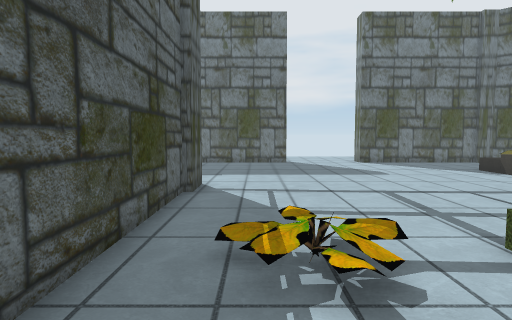
view 1 (above)

23 first-person views from a walk through a 3-D level made in the Unity game engine. The camera is 1.4 m above the floor, tilts 4° down and sees 75° across. The floor is counted in squares, 1 m on a side. Each view is taken from the middle of a square. On the plan, view 1 faces up. The plan holds only what a view shows up to about 15 squares ahead; the rest is blank. The place goes on beyond the plan.

view 2
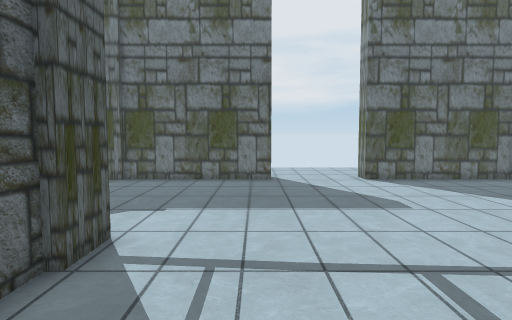

view 3
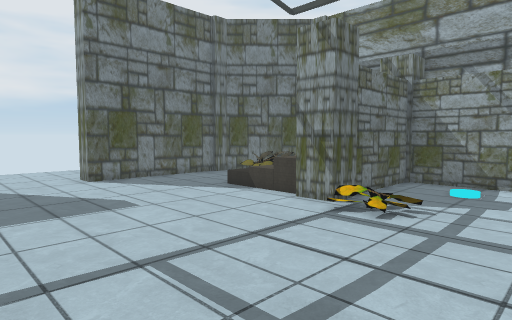

view 4
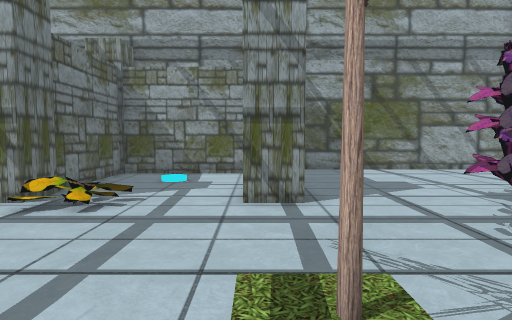

view 5
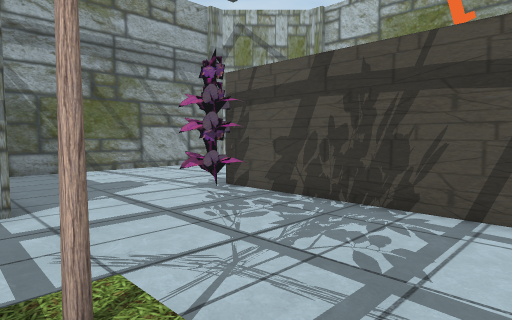

view 6
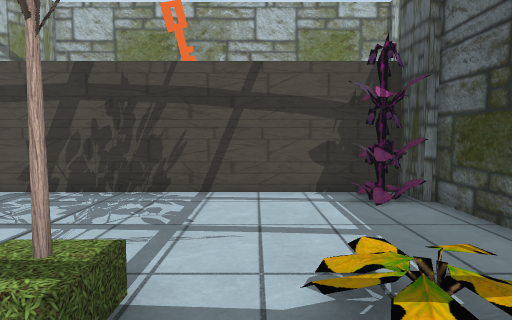

view 7
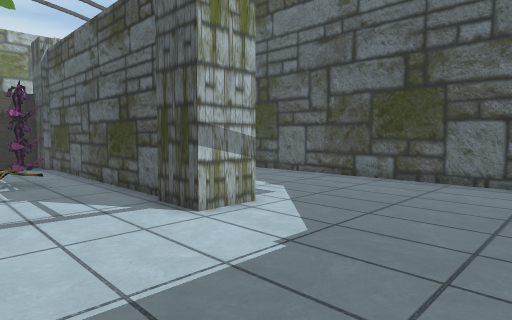

view 8
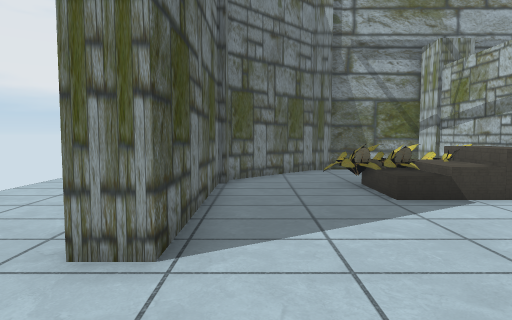

view 9
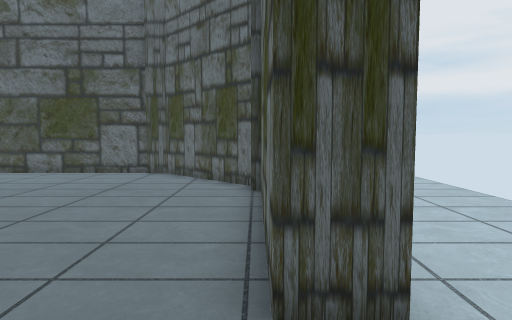

view 10
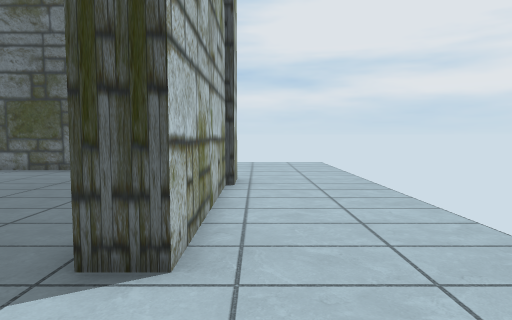

view 11
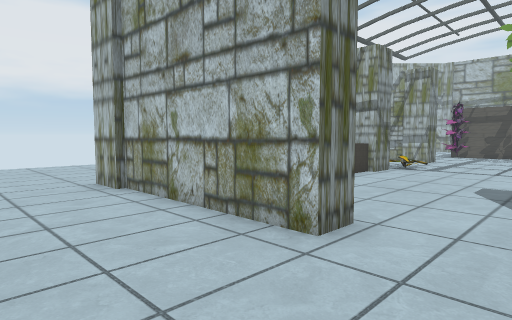

view 12
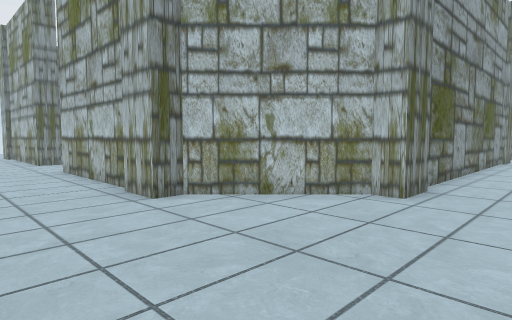

view 13
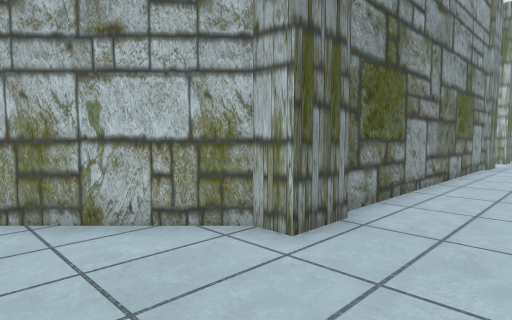

view 14
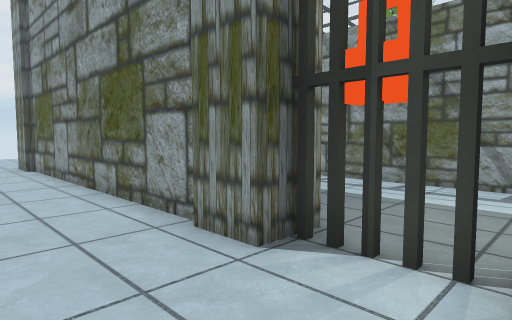

view 15
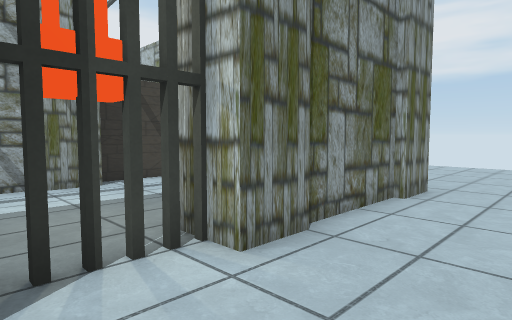

view 16
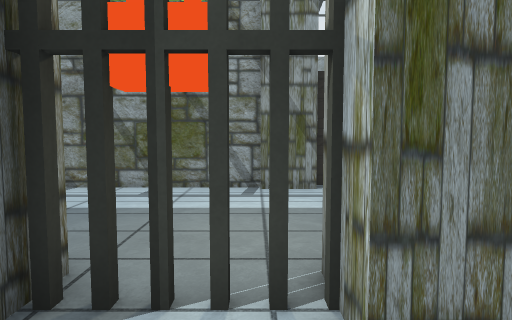

view 17
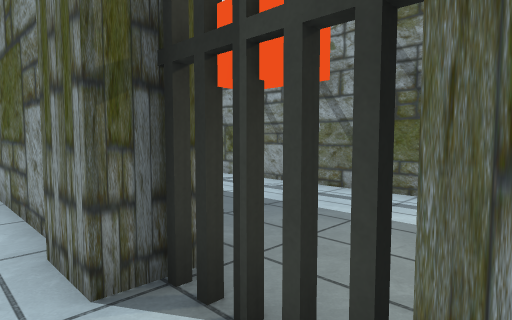

view 18
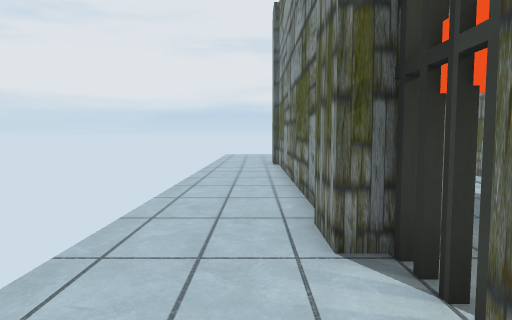

view 19
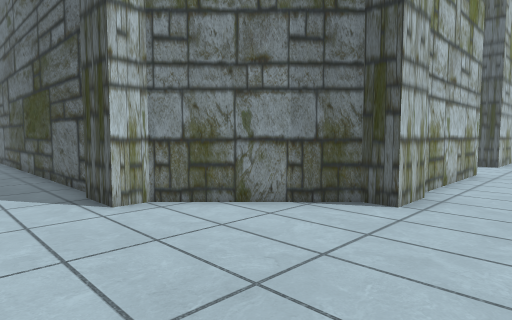

view 20
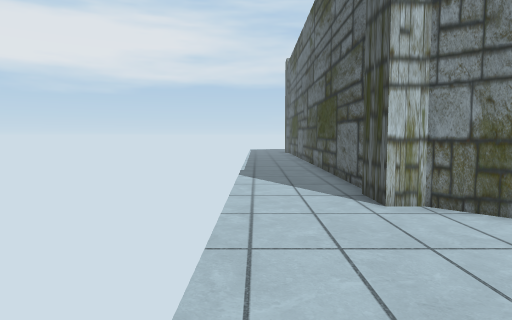

view 21
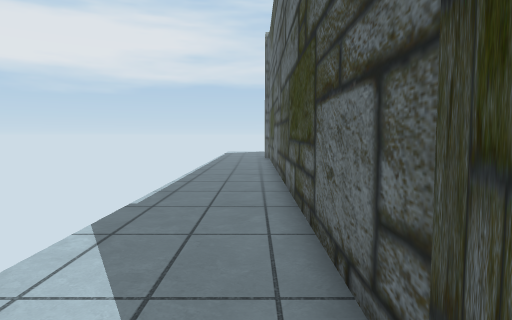

view 22
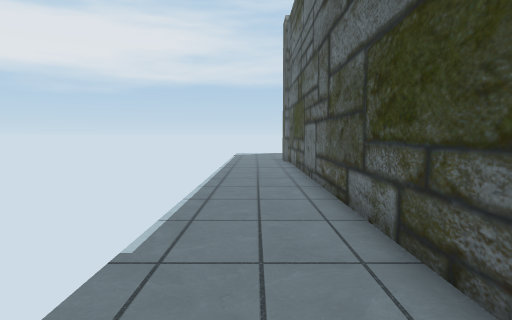

view 23
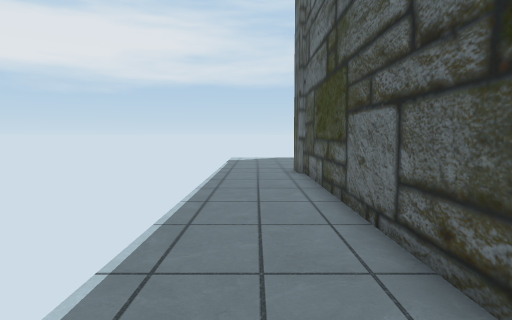

### Floor plan
Points are (right, up) in squares from view 1. A wall is a line through its corners. A room is listed if a view was taken in it or the views show most of it. See-through windows are left out.
Room 1 (views 1, 2, 3, 4, 5, 6, 7, 8, 9, 10, 11, 12, 13, 14, 15, 16, 17, 18, 19, 20, 21, 22, 23)
walls: (-1.9, 8.4) (-1.9, -1.2); (8.9, 10.1) (10, 10.1); (-3.1, 9.9) (-1.6, 9.9) (-1.6, 8.2); (-3.1, 8.5) (-3.1, 9); (-2.9, 7.4) (-2.9, 8); (11, 10.1) (15.9, 10.1); (9, 2.9) (9, 4.4); (-4.5, 17.9) (-5.4, 17.9) (-8.6, 14.7) (-8.6, 13.9); (-4.6, 19.1) (1.6, 19.1) (1.6, 18.1) (-4.6, 18.1); (-1.6, -1.1) (-1.6, -2.4) (8.5, -2.4); (12, 18.1) (5.6, 18.1) (5.6, 19.1) (12, 19.1); (-8.9, 13.9) (-8.9, 4.5); (-2.9, -1.1) (-2.9, 5.8); (14.6, 4.5) (14.6, 9.1) (9, 9.1) (9, 10.4); (11.9, 19.4) (13.4, 19.4) (13.4, 18.6) (16.6, 15.4) (17.4, 15.4) (17.4, 13.8); (16.1, 10) (16.1, 13.9); (15.9, 13.8) (15.9, 14.7) (12.7, 17.9) (12, 17.9); (-10.1, 13.8) (-10.1, 15.4) (-9.3, 15.4) (-6.1, 18.6) (-6.1, 19.4) (-4.5, 19.4); (-3.1, -2.8) (-3.1, -1.1); (17.1, 13.5) (17.1, -5.5); (-9.9, 2.2) (-9.9, 13.9); (-9.5, 0.9) (-10.1, 0.9) (-10.1, 2.4); (-2.4, -5) (-2.4, -2.8); (-10.1, -3.1) (-10.1, -1.7) (-8.6, -1.7); (-9.9, -5.5) (-9.9, -3.2); (16.1, -5.5) (16.1, 2)
objects: other object (-1, -1); other object (0, -1); other object (4, 4); other object (9, -2); other object (9, -1); other object (9, 13); other object (10, -1); other object (11, 14) to (12, 15); other object (12, 12); other object (12, 13) to (13, 13)

Positions as (right, up) in squares from view 1, and headings:
1: (0, 0), facing up
2: (1, 4), facing up
3: (1, 4), facing up-right
4: (2, 4), facing right
5: (2, 4), facing down-right
6: (2, 6), facing down
7: (2, 15), facing down-left
8: (2, 17), facing right
9: (4, 18), facing left
10: (5, 20), facing left
11: (3, 23), facing down-right
12: (-13, 23), facing down-right
13: (-13, 19), facing down-right
14: (-13, -2), facing up-right
15: (-13, 1), facing down-right
16: (-12, -1), facing right
17: (-11, -2), facing up-right
18: (-11, -3), facing up
19: (20, 22), facing down-left
20: (20, 22), facing down
21: (18, 15), facing down
22: (19, 12), facing down
23: (19, 6), facing down
